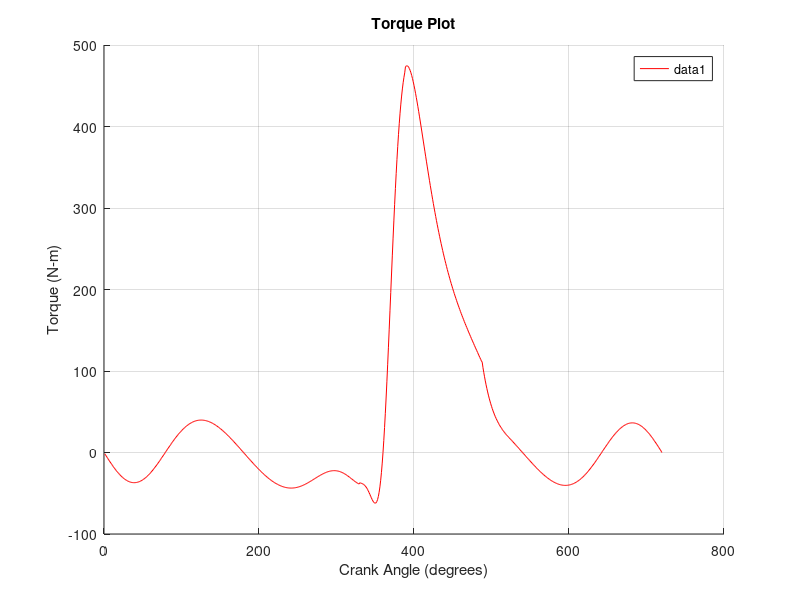

The MATLAB source for this figure:
clc;
load('part2.mat')
load('part1.mat')

T0 = zeros(1, length(crank_angle));

for i=1:length(crank_angle)
    % Define matrix A (coefficient matrix)
    A = [
        0, 0, 0, 0, 1, 0, 1, 0;
        0, 0, 0, 0, 0, 1, 0, 0;
        0, 0, 1, 0, -1, 0, 0, 0;
        0, 0, 0, 1, 0, -1, 0, 0;
        0, 0, AG3*cosd(coupler_angle0(i)), AG3*sind(coupler_angle0(i)), BG3*cosd(coupler_angle0(i)), BG3*sind(coupler_angle0(i)), 0, 0;
        1, 0, -1, 0, 0, 0, 0, 0;
        0, 1, 0, -1, 0, 0, 0, 0;
        0, 0, crank_length*cosd(crank_angle(i)), crank_length*sind(crank_angle(i)), 0, 0, 0, 1;
    ];

    % Define the right-hand side vector (b)
    b = [ 
        0;
        m4 * a4y(i) + Fg(i) - F_atm + m4 * g;
        m3 * a3x(i);
        m3 * a3y(i) + m3 * g;
        J3 * alpha3(i);
        m2 * a2x(i);
        m2 * a2y(i) + m2 * g;
        -(m2 * g) * crank_length * sind(crank_angle(i))
    ];

    % Solve the matrix equation A * x = b using matrix division
    x_values = A \ b;
    
    % Extract and display only T0 (the last unknown)
    T0(i) = x_values(end);
end

T0 = -T0;

% Plot the torque for a single cylinder and the total torque
figure;
hold on;
plot(crank_angle, T0, 'r');
xlabel('Crank Angle (degrees)');
ylabel('Torque (N-m)');
legend show;
title('Torque Plot');
grid on;
disp('doneee')
